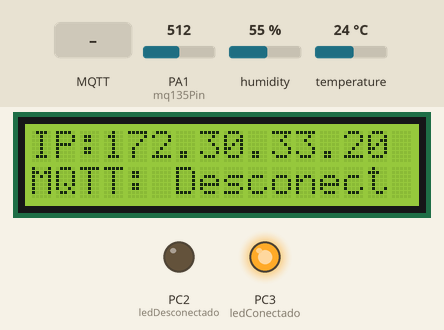
The sketch below on a simulated STM32 Blue Pill. On the bench: 16×2 character LCD, output pins drawn as LEDs (lit = HIGH). Inputs (shaded band) come from the test bench; at power-on: PA1 (mq135Pin) = 512, humidity 55 %, temperature 24 °C. WiFi joins after 1.5 s; servers stay silent unless stated; no MQTT or app messages arrive unless stated; what the sketch prints to the serial monitor is not drawn.

Above: at 1.9 s.
2.0 s: MQTT message "90" arrives on the first subscribed topic
At 6.3 s:
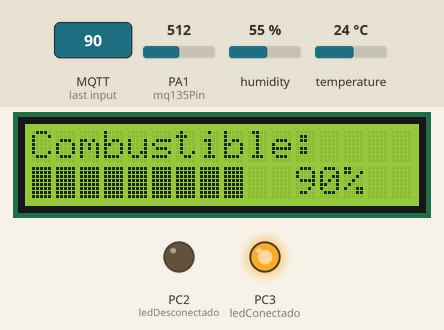
16.0 s: MQTT message "sensor/combustible" arrives on the first subscribed topic
At 25.6 s:
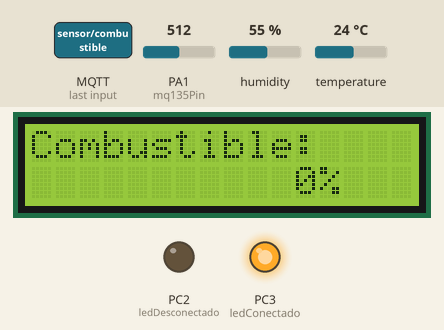
26.7 s: MQTT message "200" arrives on the first subscribed topic
At 35.8 s:
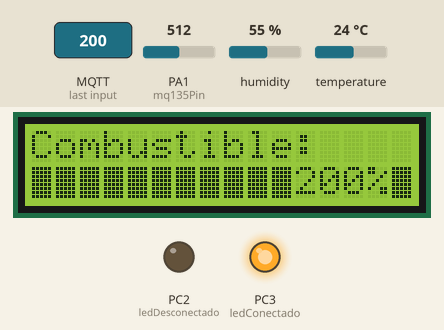
40.7 s: MQTT message "0" arrives on the first subscribed topic
At 46.6 s:
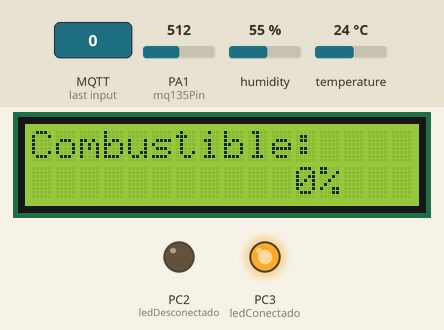
Timing chart, 0 to 48.1 s (numbered marks = the images above; inputs shaded):
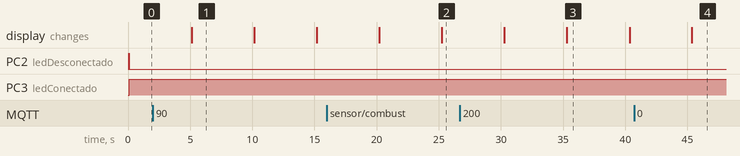

The sketch:

CODIGO_FIN_INTELILITE.ino
```cpp
#include <DHT.h>
#include <STM32FreeRTOS.h>
#include <SPI.h>
#include <Ethernet.h>
#include <PubSubClient.h>
#include <Wire.h>
#include <LiquidCrystal_I2C.h>

// Configuración de LCD, LEDs, Ethernet y sensores
LiquidCrystal_I2C lcd(0x27, 16, 2);
const int ledConectado = PC3;
const int ledDesconectado = PC2;

// Configuración de la dirección MAC e IP fija
byte mac[] = { 0xDE, 0xAD, 0xBE, 0xEF, 0xFE, 0xED };
IPAddress ip(172, 30, 33, 20);      // Dirección IP fija
IPAddress gateway(172, 30, 33, 255);  // Puerta de enlace
IPAddress subnet(255, 255, 255, 0); // Máscara de red
IPAddress dns(8, 8, 8, 8);          // Servidor DNS (puedes usar otro)

// Configuración del servidor MQTT
const char* mqttServer = "192.168.150.167";
const int mqttPort = 1883;

// Configuración del DHT22
#define DHTPIN PB7
#define DHTTYPE DHT22
DHT dht(DHTPIN, DHTTYPE);

// Configuración del MQ135
const int mq135Pin = PA1;

// Variables para el nivel de combustible
int percentage = 0;

EthernetClient ethClient;
PubSubClient client(ethClient);

// Callback para gestionar mensajes MQTT
void callback(char* topic, byte* payload, unsigned int length) {
  String message = "";
  for (int i = 0; i < length; i++) {
    message += (char)payload[i];
  }

  if (String(topic) == "sensor/combustible") {
    percentage = message.toInt();
    Serial.println("Nivel de combustible recibido: " + String(percentage) + "%");
  }
}

void setup() {
  Serial.begin(9600);
  lcd.init();
  lcd.backlight();
  pinMode(ledConectado, OUTPUT);
  pinMode(ledDesconectado, OUTPUT);

  // Inicializar DHT
  dht.begin();

  // Configuración manual de IP
  Ethernet.begin(mac, ip, dns, gateway, subnet);

  if (Ethernet.hardwareStatus() == EthernetNoHardware) {
    Serial.println("No se encontró hardware Ethernet");
    lcd.print("No hay HW Ethernet");
    while (true);
  }

  if (Ethernet.linkStatus() == LinkOFF) {
    Serial.println("Cable Ethernet desconectado");
    lcd.print("Sin conexión cable");
    while (true);
  }

  client.setServer(mqttServer, mqttPort);
  client.setCallback(callback);

  // Creación de tareas FreeRTOS
  xTaskCreate(tareaConexionMQTT, "Conexion MQTT", 128, NULL, 1, NULL);
  xTaskCreate(tareaActualizarLCD, "Actualizar LCD", 128, NULL, 1, NULL);
  xTaskCreate(tareaLeerDHT22, "Leer DHT22", 128, NULL, 1, NULL);
  xTaskCreate(tareaLeerMQ135, "Leer MQ135", 128, NULL, 1, NULL);

  vTaskStartScheduler();
}

void loop() {
  // No es necesario código aquí, ya que FreeRTOS maneja las tareas.
}

// Tarea 1: Conexión y gestión de LEDs
void tareaConexionMQTT(void *pvParameters) {
  while (true) {
    if (!client.connected()) {
      digitalWrite(ledDesconectado, HIGH);
      digitalWrite(ledConectado, LOW);
      while (!client.connected()) {
        if (client.connect("STM32F446RE")) {
          digitalWrite(ledConectado, HIGH);
          digitalWrite(ledDesconectado, LOW);
          client.subscribe("sensor/combustible");
        } else {
          vTaskDelay(pdMS_TO_TICKS(5000));
        }
      }
    }
    client.loop();
    vTaskDelay(pdMS_TO_TICKS(1000));
  }
}

// Tarea 2: Actualizar la pantalla LCD con la IP del dispositivo
void tareaActualizarLCD(void *pvParameters) {
  while (true) {
    IPAddress ip = Ethernet.localIP();
    lcd.clear();
    lcd.setCursor(0, 0);
    lcd.print("IP:");
    lcd.setCursor(3, 0);
    lcd.print(ipToString(ip));
    lcd.setCursor(0, 1);
    lcd.print(client.connected() ? "MQTT: Conectado " : "MQTT: Desconect");
    vTaskDelay(pdMS_TO_TICKS(5000));

    lcd.clear();
    lcd.setCursor(0, 0);
    lcd.print("Combustible:");
    int barLength = map(percentage, 0, 100, 0, 10);
    lcd.setCursor(0, 1);
    for (int i = 0; i < barLength; i++) {
      lcd.print((char)255);
    }
    lcd.setCursor(11, 1);
    lcd.print(percentage);
    lcd.print("%");
    vTaskDelay(pdMS_TO_TICKS(5000));
  }
}

// Tarea 3: Leer datos del DHT22 y publicar en MQTT
void tareaLeerDHT22(void *pvParameters) {
  while (true) {
    float temperatura = dht.readTemperature();
    float humedad = dht.readHumidity();

    if (!isnan(temperatura) && !isnan(humedad)) {
      client.publish("sensor/temperatura", String(temperatura).c_str());
      client.publish("sensor/humedad", String(humedad).c_str());
      Serial.println("Temperatura: " + String(temperatura) + " °C");
      Serial.println("Humedad: " + String(humedad) + " %");
    } else {
      Serial.println("Error al leer DHT22");
    }

    vTaskDelay(pdMS_TO_TICKS(10000));
  }
}

// Tarea 4: Leer datos del MQ135 y publicar en MQTT
void tareaLeerMQ135(void *pvParameters) {
  while (true) {
    int calidadAire = analogRead(mq135Pin);
    client.publish("sensor/calidad_aire", String(calidadAire).c_str());
    Serial.println("Calidad de aire (MQ135): " + String(calidadAire));

    vTaskDelay(pdMS_TO_TICKS(10000));
  }
}

// Funciones auxiliares
String ipToString(IPAddress ip) {
  return String(ip[0]) + "." + String(ip[1]) + "." + String(ip[2]) + "." + String(ip[3]);
}
```

Measured:
- after the input at 2.0 s, the display: changes after 3.1 s (image 1)
- after the input at 16.0 s, the display: first differs from a run without the input after 9.2 s (image 2)
- after the input at 26.7 s, the display: first differs from a run without the input after 8.6 s (image 3)
- after the input at 40.7 s, the display: changes after 4.7 s (image 4)
- what the display in image 1 shows lasts 5.1 s, from 5.1 s to 10.2 s
